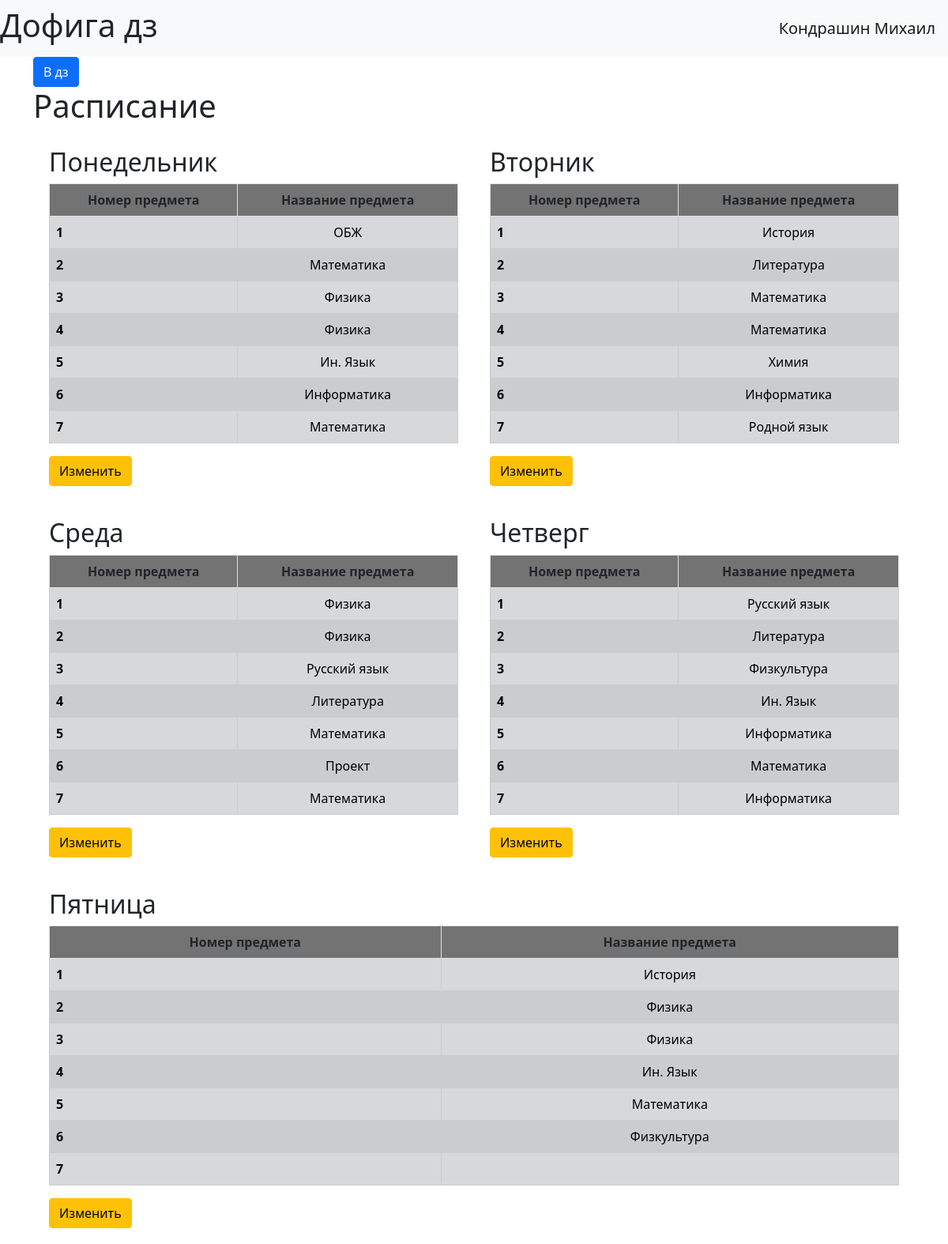
The page /schedule (signed in) on the database its author committed.
### data/users.py (models this page shows, shortened)
class User(SqlAlchemyBase, UserMixin, SerializerMixin):
    __tablename__ = 'users'
    id = sqlalchemy.Column(sqlalchemy.Integer, primary_key=True, autoincrement=True)
    surname = sqlalchemy.Column(sqlalchemy.String)
    name = sqlalchemy.Column(sqlalchemy.String)
    age = sqlalchemy.Column(sqlalchemy.Integer)
    email = sqlalchemy.Column(sqlalchemy.String, unique=True)
    hashed_password = sqlalchemy.Column(sqlalchemy.String)
    have_admin_rights = sqlalchemy.Column(sqlalchemy.Boolean, default=False)

### data/days.py (models this page shows)
class Day(SqlAlchemyBase, SerializerMixin):
    __tablename__ = 'days'
    day_id = sqlalchemy.Column(sqlalchemy.Integer, primary_key=True, autoincrement=True)
    day_name = sqlalchemy.Column(sqlalchemy.String, index=True, unique=True)

### data/subjects.py (models this page shows)
class Subject(SqlAlchemyBase, SerializerMixin):
    __tablename__ = 'subjects'
    subject_id = sqlalchemy.Column(sqlalchemy.Integer, primary_key=True, autoincrement=True)
    subject_name = sqlalchemy.Column(sqlalchemy.String, index=True, unique=True)

### app.py (the view)
@app.route('/schedule')
def show_schedule():
    schedule = {}
    for i in get_schedule():
        now = schedule.get(i.Day.day_id, {})
        schedule[i.Day.day_id] = now
        now[i.Schedule.schedule_num] = i.Subject.subject_name
        schedule[i.Day.day_id] = now
    db_sess = db_session.create_session()
    days = db_sess.query(Day).all()
    return render_template('schedule.html', title='Schedule',
                           schedule=schedule, days=days, max_subjects=MAX_SUBJECTS)

### app.py (called while the page is built)
@login_manager.user_loader
def load_user(user_id):
    db_sess = db_session.create_session()
    return db_sess.query(User).get(user_id)

def get_schedule(day=None, subj_num=None):
    db_sess = db_session.create_session()
    query = db_sess.query(Schedule, Day, Subject)
    query = query.join(Day, Day.day_id == Schedule.schedule_day)
    query = query.join(Subject, Subject.subject_id == Schedule.schedule_subject)
    if day is not None:
        query = query.filter(Schedule.schedule_day == day)
    if subj_num is not None:
        query = query.filter(Schedule.schedule_num == subj_num)
    return query.all()

### data/db_session.py (called while the page is built)
def create_session() -> Session:
    global __factory
    return __factory()

### templates/schedule.html
{% extends "base.html" %}
{% block content %}
    <form action="/homework">
        <input type="submit" value="В дз" class="btn btn-primary">
    </form>
    <h1>Расписание</h1>
    <div class="schedule">
        {% for day in days %}
            <div class="day">
                <h2>{{ day.day_name }}</h2>
                <table class="table table-bordered table-striped table-active table-schedule">
                    <thead>
                    <tr>
                        <th scope="col">Номер предмета</th>
                        <th scope="col">Название предмета</th>
                    </tr>
                    </thead>
                    <tbody>
                    {% for subject in range(1, max_subjects + 1) %}
                        <tr class="table-secondary">
                            <th scope="col">{{ loop.index }}</th>
                            <td scope="col">{{ schedule.get(day.day_id, {}).get(subject, '') }}</td>
                        </tr>
                    {% endfor %}
                    </tbody>
                </table>
                {% if current_user.is_authenticated and current_user.have_admin_rights %}
                    <a href="/schedule/{{ day.day_id }}" class="btn btn-warning">Изменить</a>
                {% endif %}
                <br>
            </div>
        {% endfor %}
    </div>
{% endblock %}

### templates/base.html (shortened to what this page needs)
<!doctype html>
<html lang="ru">
<head>
    <link href="https://cdn.jsdelivr.net/npm/bootstrap@5.0.0-beta2/dist/css/bootstrap.min.css" rel="stylesheet"
>
    <link rel="stylesheet" type="text/css" href="{{ url_for('static',filename='css/style.css') }}"/>
</head>
<body>
<header>
    <nav class="navbar navbar-light bg-light">
        <h1 href="#">Дофига дз</h1>
        {% if current_user.is_authenticated %}
            <a class="navbar-brand" href="/logout">{{ current_user.surname }} {{ current_user.name }}</a>
        {% else %}
            <p>
                <a class="btn btn-primary " href="/register">Зарегистрироваться</a>
                <a class="btn btn-success" href="/login">Войти</a>
            </p>
        {% endif %}
    </nav>
</header>
<main role="main" class="container">
    {% block content %}{% endblock %}
</main>
</body>
</html>

### static/css/style.css (style rules this page uses)
.schedule { display: flex; grid-auto-rows: 1fr; flex-direction: row; flex-wrap: wrap; justify-content: space-between; align-items: stretch; justify-items: center; list-style: none; padding: 0; }
.day { display: inline-block; flex: 1 0 30%; margin: 20px; }
thead { text-align: center; }
tbody > tr > td { text-align: center; }
.day > table > thead > tr > th { background-color: gray; }

### rows shown on the page
User: surname "Кондрашин", name "Михаил"
Day: day_name "Понедельник"
Subject: get "ОБЖ"
Subject: get "Математика" "Математика" "Математика" "Математика" "Математика" "Математика" "Математика" "Математика"
Subject: get "Физика" "Физика" "Физика" "Физика" "Физика" "Физика"
Subject: get "Ин. Язык" "Ин. Язык" "Ин. Язык"
Subject: get "Информатика" "Информатика" "Информатика" "Информатика"
Day: day_name "Вторник"
Subject: get "История" "История"
Subject: get "Литература" "Литература" "Литература"
Subject: get "Химия"
Subject: get "Родной язык"
Day: day_name "Среда"
Subject: get "Русский язык" "Русский язык"
Subject: get "Проект"
Day: day_name "Четверг"
Subject: get "Физкультура" "Физкультура"
Day: day_name "Пятница"
